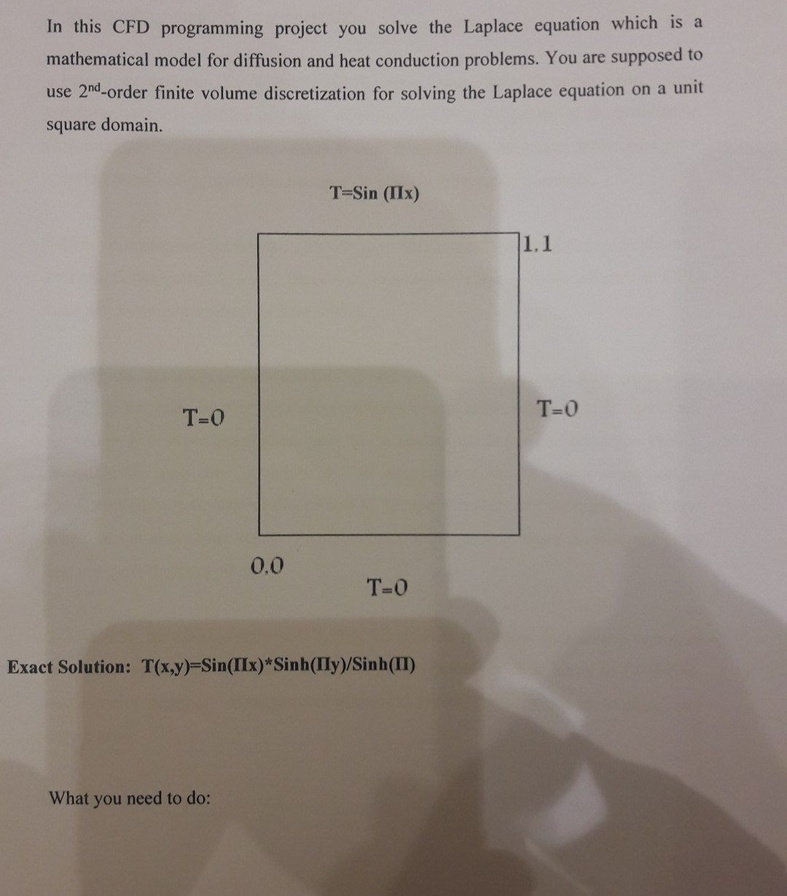
%> input picture Some-Math-Problems-By-Fortran-master/JacobiLaplaceProblem/1.jpg, 787 x 896 px, shrunk from 1080 x 1229 before the run
$ octave q5_ranks.m   (GNU Octave 9; MATLAB toolbox functions it lacks are replaced by stand-ins)
%> lines starting %> are read from the running program, lines starting %| are printed output that depends on the picture
% Read the image
image = imread('1.jpg'); % Replace with your image file path
%> image is the input picture: size 896x787x3 uint8; mean R, G, B 151.9, 142.7, 135.4

% Convert the image to a grayscale matrix
imageMatrix = double(rgb2gray(image));
ranksToCheck = [5, 20, 50, 100, min(size(imageMatrix))];
%> ranksToCheck = [5 20 50 100 787]

% Display the original image
figure;
subplot(length(ranksToCheck) + 1, 1, 1);
imshow(uint8(imageMatrix));
title('Original Image');

% Check approximation with different ranks
for i = 1:length(ranksToCheck)
    rank = ranksToCheck(i);

    % Perform Singular Value Decomposition (SVD) with the current rank
    [U, S, V] = svd(imageMatrix);

    % Approximate the image with the current rank
    approxImageMatrix = U(:, 1:rank) * S(1:rank, 1:rank) * V(:, 1:rank)';

    % Display the approximated image
    subplot(length(ranksToCheck) + 1, 1, i + 1);
    imshow(uint8(approxImageMatrix));
    title(['Approximated Image (Rank ', num2str(rank), ')']);
end
%> this loop made 5 passes
%> pass 1, `imshow(uint8(approxImageMatrix));`:
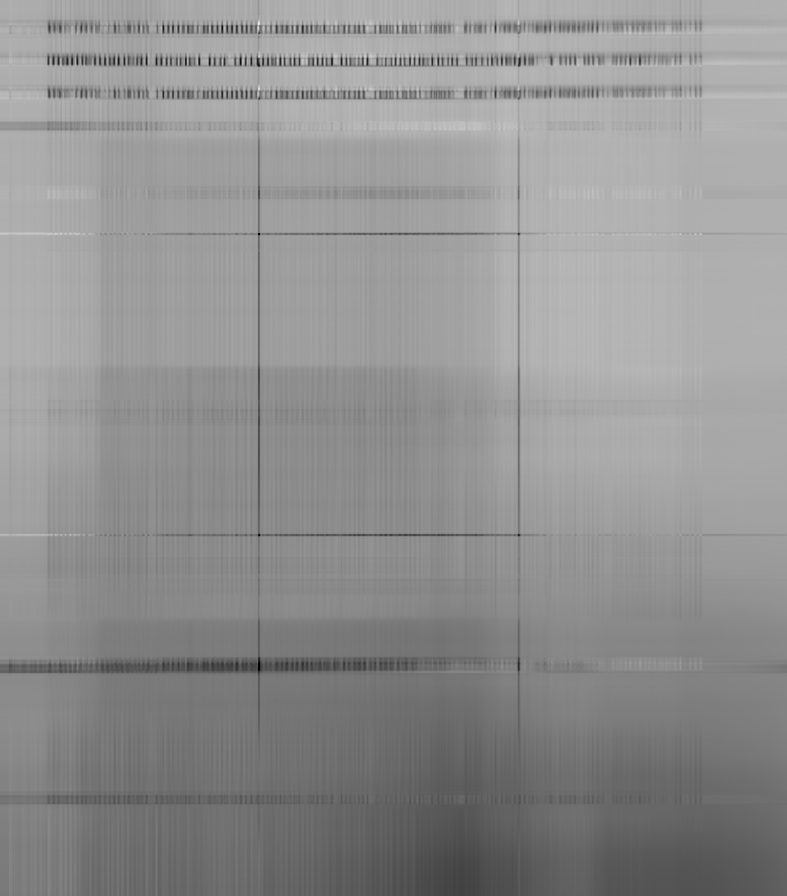
%> displayed picture: size 896x787, on the screen's scale of 0 to 255; min 0, max 232, mean 144.6
%> after the loop:
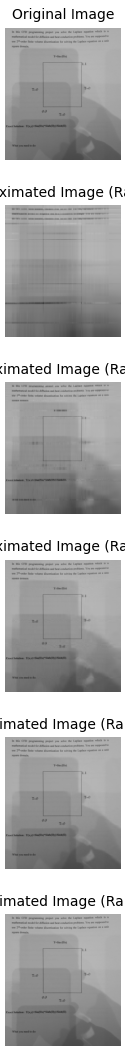
%> figure redrawn from the program's plot data, 6 panels

$ run again, with Some-Math-Problems-By-Fortran-master/JacobiLaplaceProblem/2.jpg copied over Some-Math-Problems-By-Fortran-master/JacobiLaplaceProblem/1.jpg
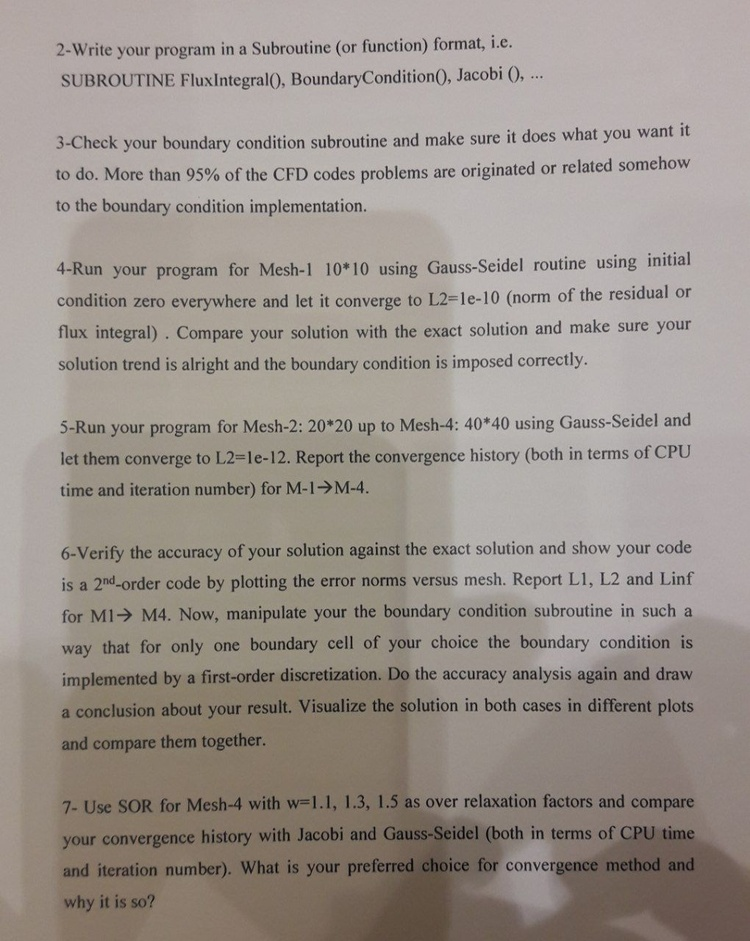
%> input picture Some-Math-Problems-By-Fortran-master/JacobiLaplaceProblem/2.jpg, 750 x 941 px, shrunk from 1020 x 1280 before the run
%> image is the input picture: size 941x750x3 uint8; mean R, G, B 155.2, 146.7, 140
%> the loop `for i = 1:length(ranksToCheck)` made 5 passes
%> pass 1, `imshow(uint8(approxImageMatrix));`:
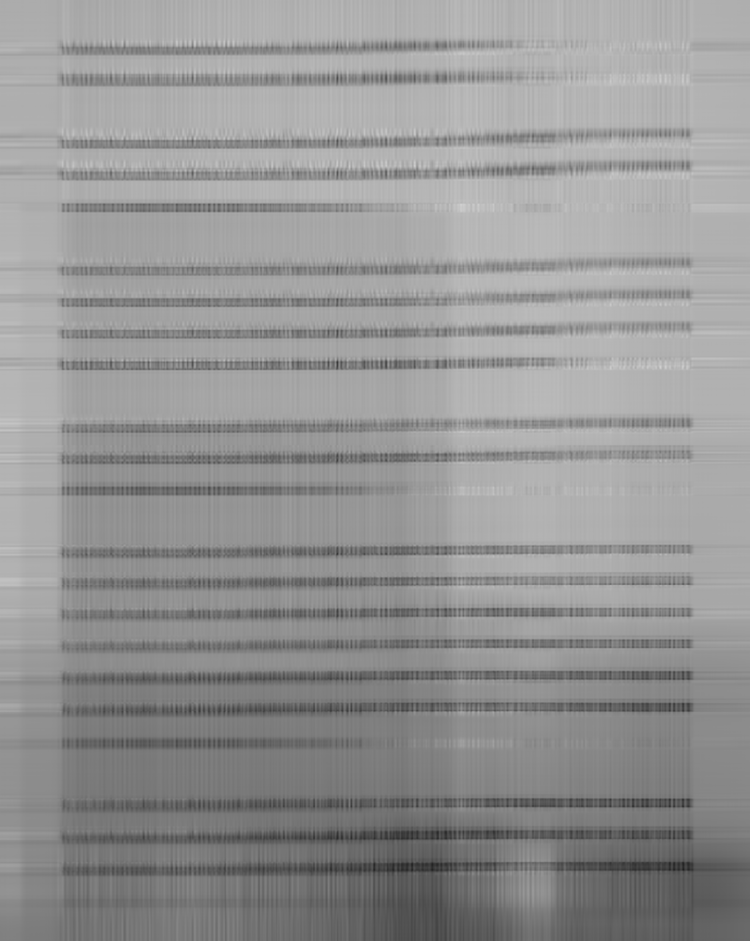
%> displayed picture: size 941x750, on the screen's scale of 0 to 255; min 30, max 208, mean 148.5
%> pass 2, `imshow(uint8(approxImageMatrix));`:
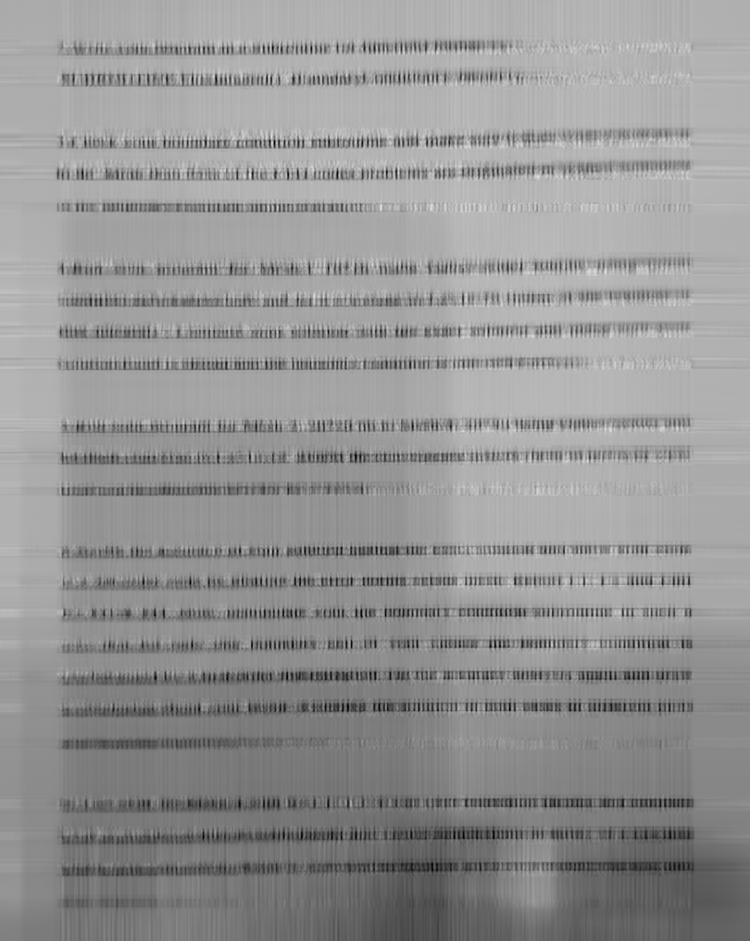
%> displayed picture: size 941x750, on the screen's scale of 0 to 255; min 0, max 225, mean 148.5

$ run again, with Some-Math-Problems-By-Fortran-master/JacobiLaplaceProblem/3.jpg copied over Some-Math-Problems-By-Fortran-master/JacobiLaplaceProblem/1.jpg
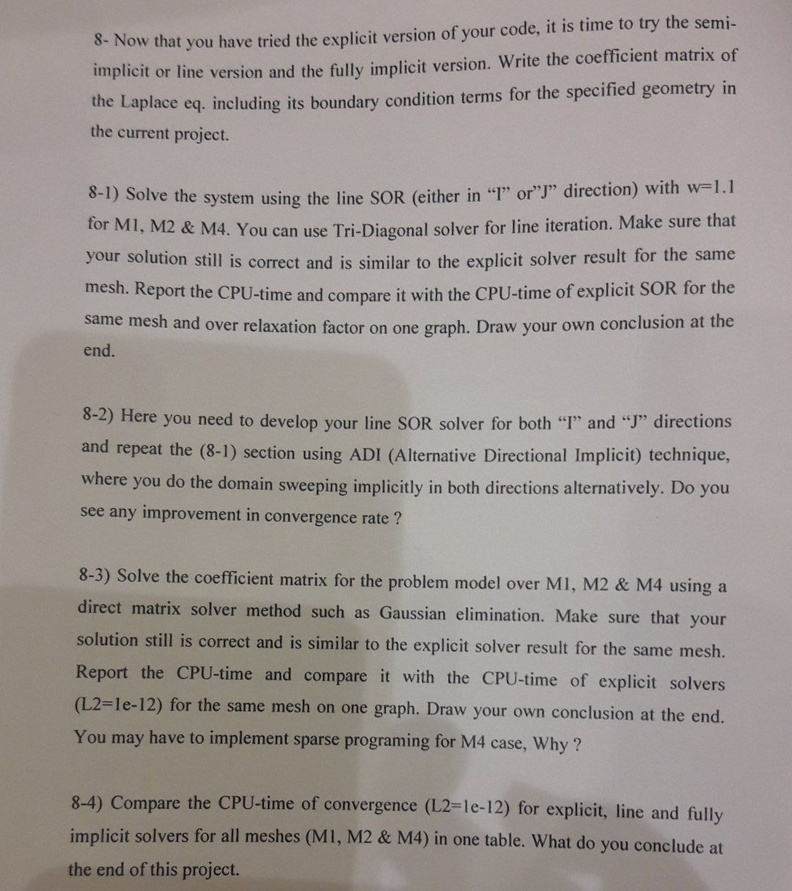
%> input picture Some-Math-Problems-By-Fortran-master/JacobiLaplaceProblem/3.jpg, 792 x 891 px, shrunk from 1080 x 1215 before the run
%> image is the input picture: size 891x792x3 uint8; mean R, G, B 156.7, 149.5, 145.8
%> the loop `for i = 1:length(ranksToCheck)` made 5 passes
%> pass 1, `imshow(uint8(approxImageMatrix));`:
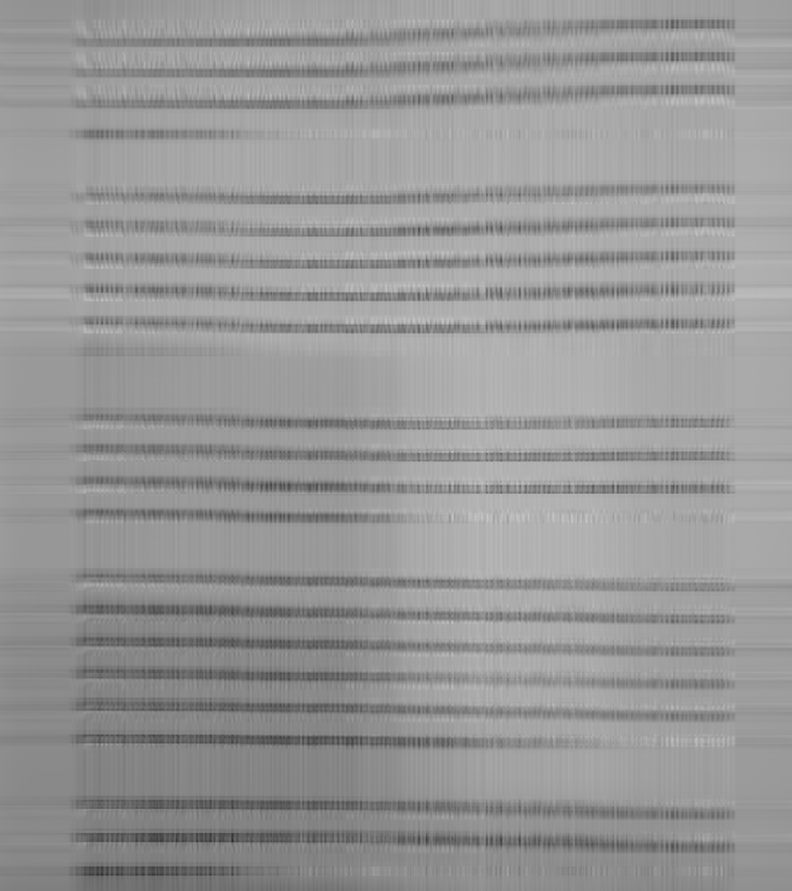
%> displayed picture: size 891x792, on the screen's scale of 0 to 255; min 43, max 199, mean 151.3
%> pass 2, `imshow(uint8(approxImageMatrix));`:
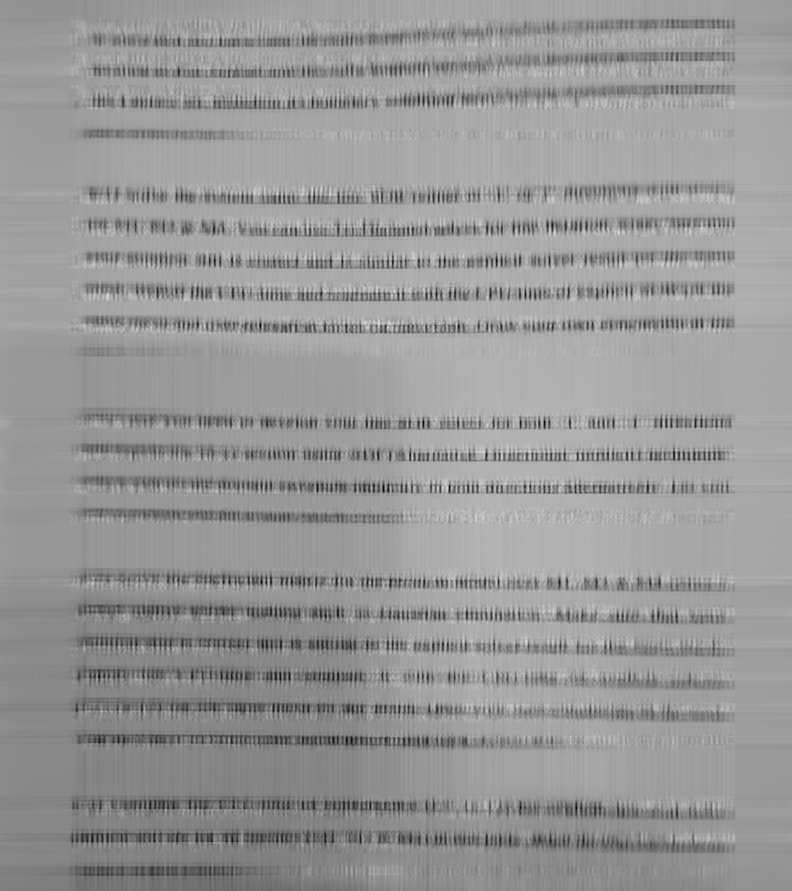
%> displayed picture: size 891x792, on the screen's scale of 0 to 255; min 2, max 223, mean 151.3
